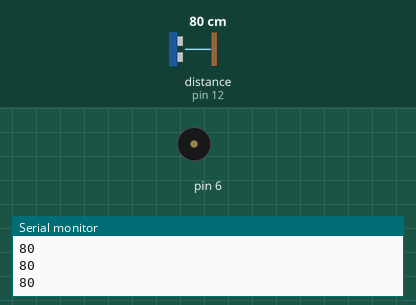
A sketch run on a simulated Arduino Uno, built with avr-gcc and run on an emulated ATmega328P. Shown: buzzer (waves = sounding), the last lines printed to the serial monitor. The test bench sets the inputs (shaded band); at power-on: distance to the obstacle (sensor on pin 12) 80 cm. The echo pulse lasts 58.3 µs per cm.

Above: at 1.2 s.
1.3 s: distance to the obstacle (sensor on pin 12) set to 16 cm
2.8 s: distance to the obstacle (sensor on pin 12) set to 12 cm
At 3.2 s:
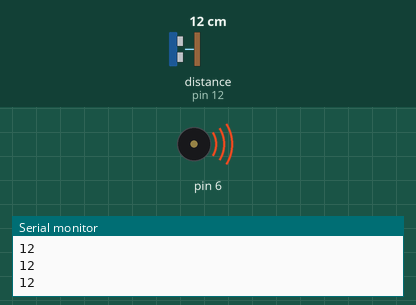
Timing chart, 0 to 5.8 s (numbered marks = the images above; inputs shaded):
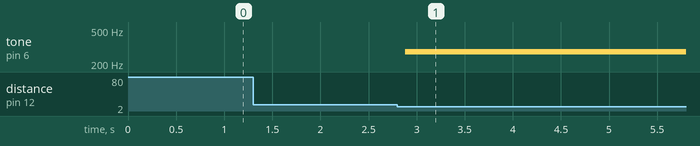

Measured:
- the behaviour switches between 15 and 14 cm on distance to the obstacle (sensor on pin 12) (found by bisection; images 0 and 1)
- after the input at 2.8 s, tone on pin 6: silent → 277 Hz after 0.08 s

The sketch:

PianoInvisible_2.ino
```cpp
//NOMBRE Y APELLIDO: Pedro Palermo
//FECHA: 20/11/2019
//LUGAR: Instituto TEKNE
//DESCRIPCION: Está maquina usa un sensor de sonido (HC-SR04) y un zumbador para crear un piano intangible que permita crear musica con nuestra mano.


//esta es la frecuencia a la que suenan las notas musicales
int nota_do = 277;
int nota_re = 293;
int nota_mi = 329;
int nota_fa = 349;
int nota_sol = 392;
int nota_la = 440;
int nota_si = 493;

//incluimos la libreria
#include <Ultrasonic.h>

/*ESQUEMA DE CONEXION
 * Utilizando un sensor HC-SR04 deben conectarse los pines de los extremos a (+) y (-)
 * y los dos pines del centro deben conectarse a los pines de la placa.
 * TRIG al pin 13
 * ECHO al pin 12
 */

int echo = 12;
int trig = 13;
int distanciaMax = 30000; //esta es la distancia que quiero medir, 30000 microsegundos son equivalentes a 5 metros

//creo el sensor y le paso los datos de configuración.

Ultrasonic sensor(trig,echo,distanciaMax);

int distancia = 0; //Declaro la variable que voy a utilizar para almacenar la distancia medida


void setup() { //En la funcion setup, escribo el codigo que quiero que se ejecute solo 1 vez al iniciar el sistema

Serial.begin(9600); // Inicializo el puerto serie
}


void loop() { //En la función loop, escirbo el codigo que quiero que se repita constantemente

  distancia = sensor.Ranging(CM);//Medimos la distancia y la guardamos en la variable
  Serial.println(distancia); //imprimo distancia en el monitor serial
  delay (50); //espero 50 ms entre cada vez que imprimo la distancia
  noTone (6);
  //realizo una prueba de sonido. quiero que suene la nota DO, cuando la distancia es menor a 15 centimetros
  if (distancia < 15){
    tone(6, nota_do);
  }
}
```
